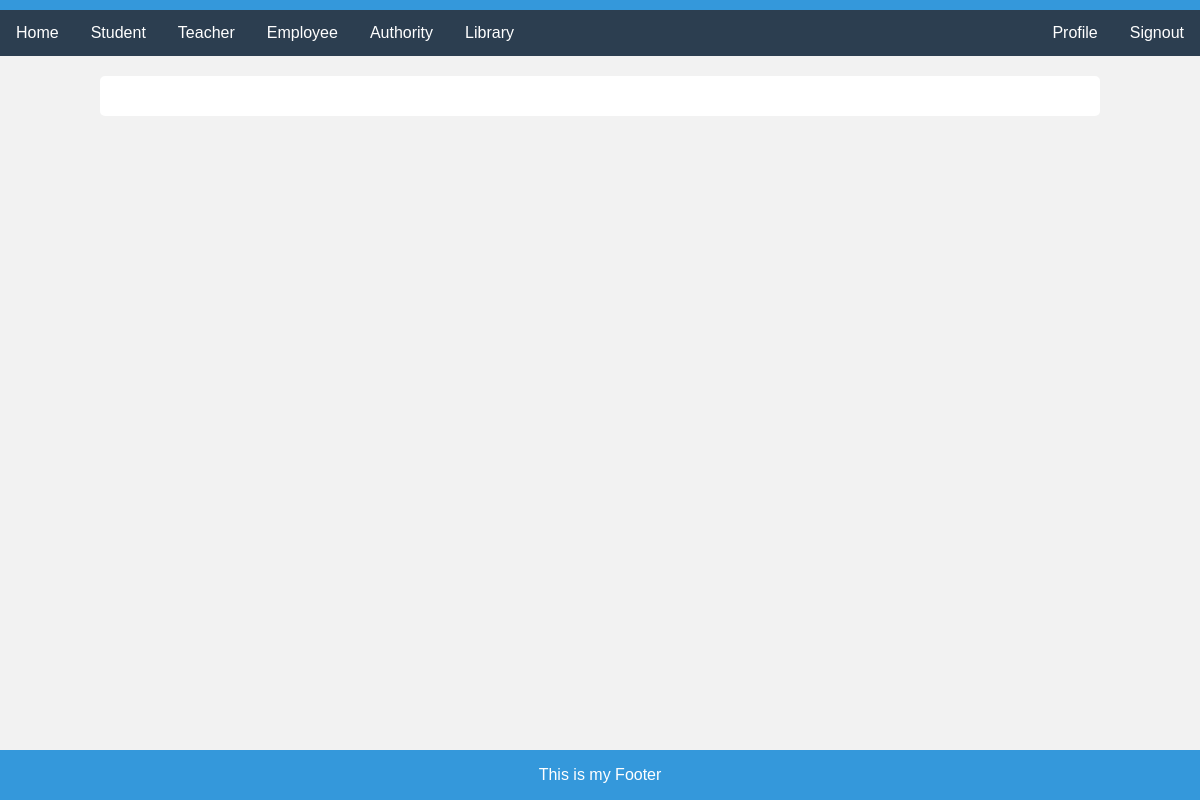
/editTeacher/7, run on an earlier commit of the app's database.
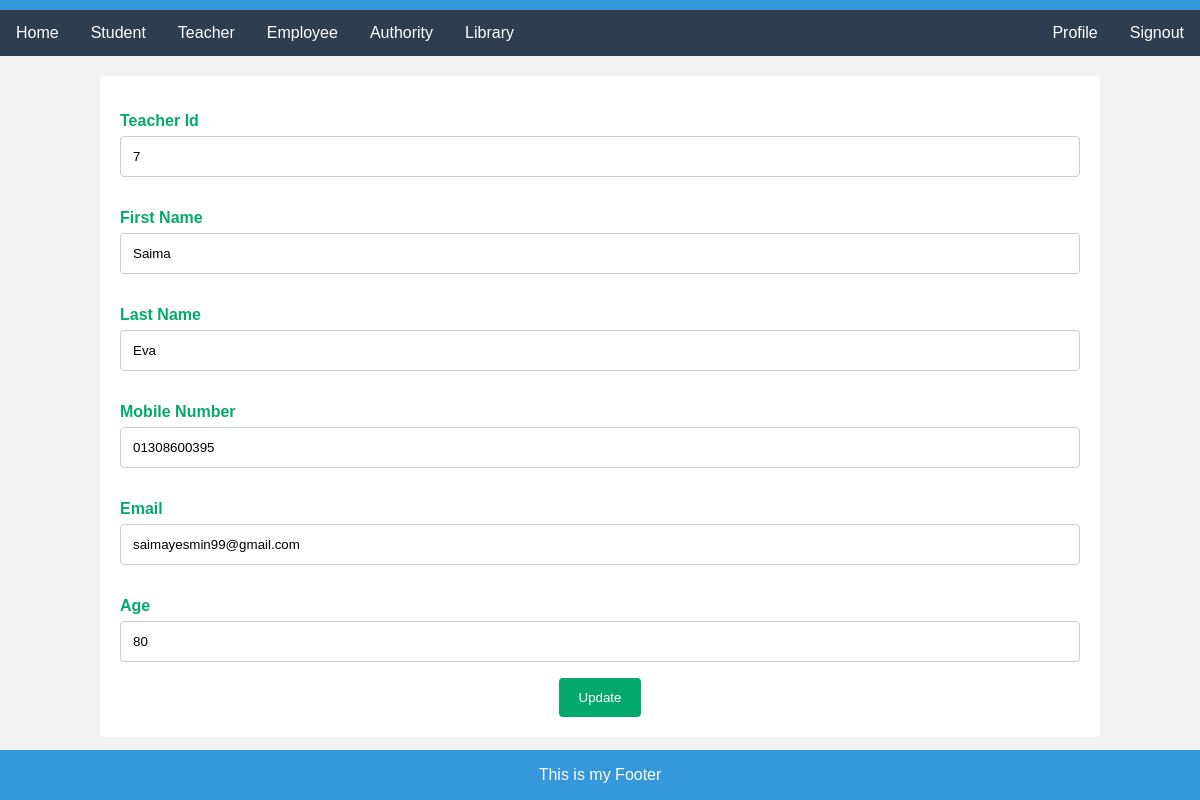
And on a later commit of the database.
### myApp/models.py (models this page shows, shortened)
class Teachers(models.Model):
    First_Name=models.CharField(max_length=100)
    Last_Name=models.CharField(max_length=100)
    Mobile=models.CharField(max_length=100)
    Email=models.CharField(max_length=100)
    Age=models.CharField(max_length=100)
    profile_pic=models.ImageField(upload_to="media/profile_pic",null=True)

### myProject/views.py (the view)
# urls.py: path('editTeacher/<str:myid>',editTeacher, name="editTeacher"),
def editTeacher(request, myid):
    teacher=Teachers.objects.filter(id=myid)
    context={
        "teacher":teacher,
    }
    return render(request, "editTeacher.html", context)

### template/editTeacher.html (shortened to what this page needs)
{%extends "home.html"%}
{%block content%}
<div class="container">
    <form action="{% url 'updateteacher'%}" method='post'>
        {% for i in teacher %}
    <form>
      <label for="fname">Teacher Id</label>
      <input type="text" id="fname" value="{{i.id}}" name="teacherid" placeholder="Your id..">
      <label for="fname">First Name</label>
      <input type="text" id="fname" value="{{i.First_Name}}" name="firstname" placeholder="Your name..">
      <label for="lastname">Last Name</label>
      <input type="text" id="lastname" value="{{i.Last_Name}}" name="lastname" placeholder="Your last name..">
      <label for="Mobile">Mobile Number</label>
      <input type="text" id="lname" value="{{i.Mobile}}" name="mobile" placeholder="Your mobile number..">
      <label for="email">Email</label>
      <input type="text" id="email" value="{{i.Email}}" name="email" placeholder="Your email..">
      <label for="age">Age</label>
      <input type="text" id="age" value="{{i.Age}}" name="age" placeholder="Your age..">
      <input type="submit" value="Update">
      {% endfor %}
    </form>
  </div>
{%endblock%}

What changed in the data, as far as the page shows it:
added Teachers: teacherid "7", firstname "Saima", lastname "Eva", mobile "01308600395", email "saimayesmin99@gmail.com", age "80"
